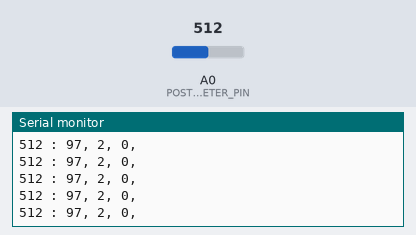
The sketch below on a simulated Arduino Uno, built with avr-gcc and run on an emulated ATmega328P. Shown: the last lines printed to the serial monitor. The test bench sets the inputs (shaded band); at power-on: A0 (POSTENTIOMETER_PIN) = 512.

Above: at 1.2 s.
1.3 s: A0 (POSTENTIOMETER_PIN) set to 534
At 1.8 s:
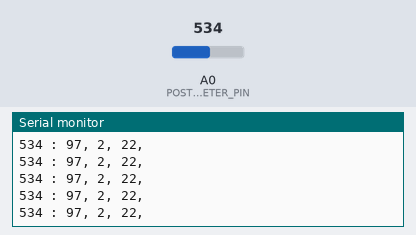
7.3 s: A0 (POSTENTIOMETER_PIN) set to 368
At 8.2 s:
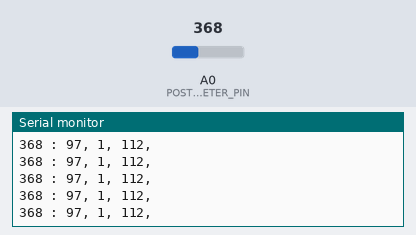
10.3 s: A0 (POSTENTIOMETER_PIN) set to 339
At 11.4 s:
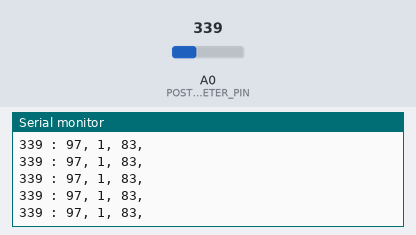
11.8 s: A0 (POSTENTIOMETER_PIN) set to 277
At 12.3 s:
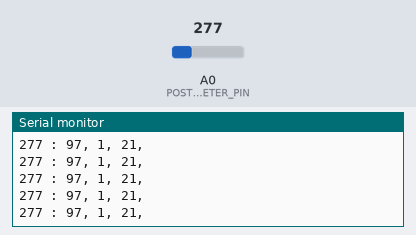
13.3 s: A0 (POSTENTIOMETER_PIN) set to 265
At 13.9 s:
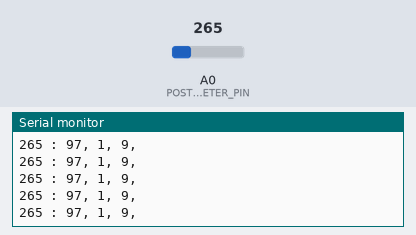
Timing chart, 0 to 15.8 s (numbered marks = the images above; inputs shaded):
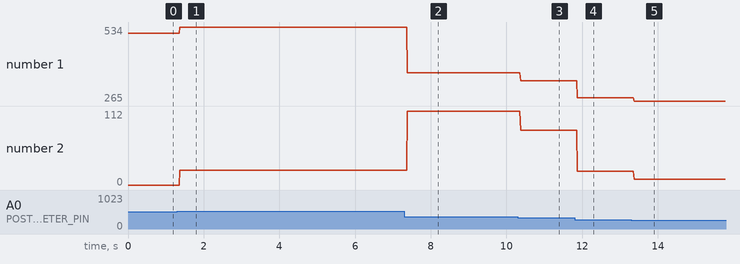

The sketch:

sketch_app_registor.ino
```cpp
#include <SoftwareSerial.h>
#define POSTENTIOMETER_PIN A0
#define BTtx 7
#define BTrx 8

SoftwareSerial hc06(BTtx, BTrx);

void setup() {
  hc06.begin(9600);
  Serial.begin(9600);
  Serial.println("start");
}

void loop() {
  byte sendData[3];
  unsigned int sensorValue = analogRead(POSTENTIOMETER_PIN);
  Serial.print(sensorValue);
  Serial.print(" : ");

  sendData[0] = 'a';
  sendData[1] = sensorValue / 256;
  sendData[2] = sensorValue % 256;

  for(byte i=0;i<3;i++){
    Serial.print(sendData[i]);
    Serial.print(", ");
  }
  Serial.println (" ");
  if(hc06.available() >0){
    byte serialData = hc06.read();
    if(serialData = 49){
      for(byte i=0;i<3;i++){
        hc06.write(sendData[i]);
      }
    }
  }

}
```

Measured:
- after the input at 1.3 s, the serial monitor: prints a new line after 0.07 s (image 1)
- after the input at 7.3 s, the serial monitor: prints a new line after 0.08 s (image 2)
- after the input at 10.3 s, the serial monitor: prints a new line after 0.07 s (image 3)
- after the input at 11.8 s, the serial monitor: prints a new line after 0.07 s (image 4)
- after the input at 13.3 s, the serial monitor: prints a new line after 0.07 s (image 5)
- plotted number 1: 512 → 534 after the input at 1.3 s, 534 → 368 after the input at 7.3 s, 368 → 339 after the input at 10.3 s, 339 → 277 after the input at 11.8 s, 277 → 265 after the input at 13.3 s
- plotted number 2: 0 → 22 after the input at 1.3 s, 22 → 112 after the input at 7.3 s, 112 → 83 after the input at 10.3 s, 83 → 21 after the input at 11.8 s, 21 → 9 after the input at 13.3 s
